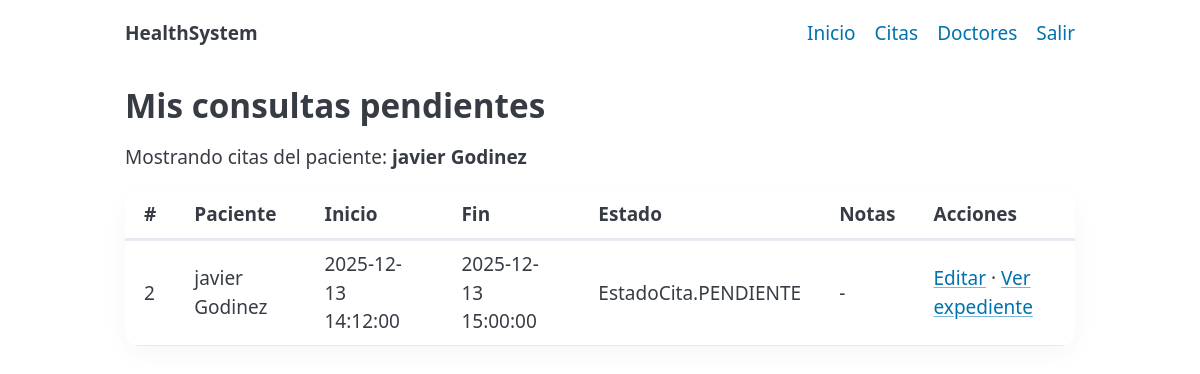
/doctor/consultas?paciente_id=1 (signed in), run on the app's committed database.
### models.py (models this page shows, shortened)
class Usuario(Base, UserMixin):
    __tablename__ = "usuarios"
    id = Column(Integer, primary_key=True)
    nombre = Column(String, nullable=False)
    apellido = Column(String, nullable=False)
    email = Column(String, unique=True, index=True, nullable=False)
    password_hash = Column(String, nullable=False)
    tipo = Column(SAEnum(TipoUsuario), default=TipoUsuario.PACIENTE, nullable=False)
    medico = relationship("Medico", back_populates="usuario", uselist=False)
    expediente = relationship("Expediente", back_populates="paciente", uselist=False)

class Cita(Base):
    __tablename__ = "citas"
    id = Column(Integer, primary_key=True)
    medico_id = Column(Integer, ForeignKey("medicos.id"), nullable=False, index=True)
    paciente_id = Column(Integer, ForeignKey("usuarios.id"), nullable=False, index=True)
    start_at = Column(DateTime, nullable=False, index=True)
    end_at = Column(DateTime, nullable=False, index=True)
    estado = Column(SAEnum(EstadoCita), default=EstadoCita.PENDIENTE, nullable=False)
    notas = Column(String, nullable=True)
    medico = relationship("Medico", back_populates="citas")
    paciente = relationship("Usuario")

### app.py (the view)
@app.route("/doctor/consultas")
@login_required
def doctor_consultas():
    if current_user.tipo != TipoUsuario.MEDICO:
        abort(403)
    paciente_id = request.args.get("paciente_id", type=int)
    with get_db() as db:
        medico = db.query(Medico).filter(Medico.usuario_id == current_user.id).first()
        if not medico:
            flash("No hay registro de médico asociado a tu usuario.", "warning")
            return redirect(url_for("dashboard"))
        ahora = datetime.now()
        q = (
            db.query(Cita)
            .options(
                joinedload(Cita.paciente),
                joinedload(Cita.medico).joinedload(Medico.usuario),
            )
            .filter(
                Cita.medico_id == medico.id,
                Cita.start_at >= ahora,
                Cita.estado.in_([EstadoCita.PENDIENTE, EstadoCita.CONFIRMADA]),
            )
        )
        selected_paciente = None
        if paciente_id:
            q = q.filter(Cita.paciente_id == paciente_id)
            selected_paciente = db.get(Usuario, paciente_id)
        citas = q.order_by(Cita.start_at.asc()).all()
    return render_template(
        "doctor_consultas.html",
        citas=citas,
        EstadoCita=EstadoCita,
        selected_paciente=selected_paciente
    )

### app.py (called while the page is built)
@contextmanager
def get_db():
    db = SessionLocal()
    try:
        yield db
        db.commit()
    except Exception:
        db.rollback()
        raise
    finally:
        db.close()

@login_manager.user_loader
def load_user(user_id):
    with get_db() as db:
        return db.get(Usuario, int(user_id))

### templates/doctor_consultas.html (shortened to what this page needs)
{% extends "_layout.html" %}
{% block content %}
<h2>Mis consultas pendientes</h2>
{% if selected_paciente %}
  <p>Mostrando citas del paciente: <strong>{{ selected_paciente.nombre }} {{ selected_paciente.apellido }}</strong></p>
{% endif %}
{% if citas|length == 0 %}
  <p>No tienes consultas pendientes próximas.</p>
{% else %}
  <table>
    <thead>
      <tr>
        <th>#</th>
        <th>Paciente</th>
        <th>Inicio</th>
        <th>Fin</th>
        <th>Estado</th>
        <th>Notas</th>
        <th>Acciones</th>
      </tr>
    </thead>
    <tbody>
      {% for c in citas %}
      <tr>
        <td>{{ c.id }}</td>
        <td>{{ c.paciente.nombre }} {{ c.paciente.apellido }}</td>
        <td>{{ c.start_at }}</td>
        <td>{{ c.end_at }}</td>
        <td>{{ c.estado }}</td>
        <td>{{ c.notas or '-' }}</td>
        <td>
          <a href="{{ url_for('citas_edit', cita_id=c.id) }}">Editar</a>
          ·
          <a href="{{ url_for('expediente_view', paciente_id=c.paciente.id) }}">Ver expediente</a>
        </td>
      </tr>
      {% endfor %}
    </tbody>
  </table>
{% endif %}
{% endblock %}

### templates/_layout.html (style rules this page uses)
table { border-collapse: separate; border-spacing: 0; overflow: hidden; border-radius: 14px; box-shadow: 0 8px 24px rgba(0,0,0,.04); }
thead th { background: var(--muted-border-color); }

### data on the page
Usuario: nombre "javier", apellido "Godinez"
Cita: id "2", paciente.nombre "javier", paciente.apellido "Godinez", start_at "2025-12-13 14:12:00", end_at "2025-12-13 15:00:00", estado "EstadoCita.PENDIENTE", notas "-"
